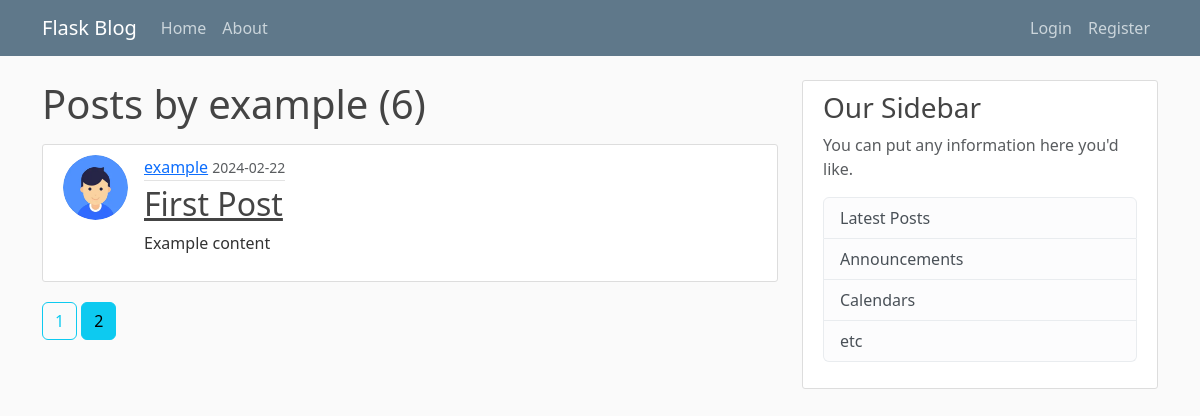
/user/example?page=2, run on the app's committed database.
### flaskblog/models.py (models this page shows, shortened)
class User(db.Model, UserMixin):
    id = db.Column(db.Integer, primary_key=True)
    username = db.Column(db.String(20), unique=True, nullable=False)
    email = db.Column(db.String(120), unique=True, nullable=False)
    image_file = db.Column(db.String(20), nullable=False, default='default.jpg')
    password = db.Column(db.String(60), nullable=False)
    posts = db.relationship('Post', backref='author', lazy=True)

class Post(db.Model):
    id = db.Column(db.Integer, primary_key=True)
    title = db.Column(db.String(100), nullable=False)
    date_posted = db.Column(db.DateTime, nullable=False, default=datetime.utcnow)
    content = db.Column(db.Text, nullable=False)
    user_id = db.Column(db.Integer, db.ForeignKey('user.id'), nullable=False)

### flaskblog/routes.py (the view)
@app.route("/user/<string:username>")
def user_posts(username):
    page = request.args.get('page', 1, type= int)
    user = User.query.filter_by(username= username).first_or_404()
    posts = Post.query.filter_by(author= user)\
        .order_by(Post.date_posted.desc())\
        .paginate(page= page, per_page= 5)
    return render_template('user_posts.html', posts= posts, user= user)

### flaskblog/templates/user_posts.html
{% extends 'layout.html' %}
{% block content %}
    <h1 class= "mb-3">Posts by {{ user.username }} ({{ posts.total }}) </h1>
    {% for post in posts.items %}
        <article class="media content-section" style= "display: flex;">
            <img class= "rounded-circle article-img" src= "{{ url_for('static', filename= 'profile_pics/' + post.author.image_file) }}">
            <div class="media-body">
            <div class="article-metadata">
                <a class="mr-2" href="{{ url_for('user_posts', username= post.author.username) }}">{{ post.author.username }}</a>
                <small class="text-muted">{{ post.date_posted.strftime('%Y-%m-%d') }}</small>
            </div>
            <h2><a class="article-title" href="{{ url_for('post', post_id= post.id) }}">{{ post.title }}</a></h2>
            <p class="article-content">{{ post.content }}</p>
            </div>
        </article>
    {% endfor %}
    {% for page_num in posts.iter_pages( left_edge= 1, right_edge= 1, left_current= 1, right_current= 1 ) %}
        {% if page_num %}
            {% if posts.page == page_num %}
                <a class= "btn btn-info mb-4" href= "{{ url_for('user_posts', username= user.username, page= page_num) }}"> {{ page_num }} </a>
            {% else %}
                <a class= "btn btn-outline-info mb-4" href= "{{ url_for('user_posts', username= user.username, page= page_num) }}"> {{ page_num }} </a>
            {% endif %}
        {% else %}
            ...
        {% endif %}
    {% endfor %}
{% endblock content %}

### flaskblog/static/main.css (style rules this page uses)
body { background: #fafafa; color: #333333; margin-top: 5rem; }
h1, h2, h3, h4, h5, h6 { color: #444444; }
.content-section { background: #ffffff; padding: 10px 20px; border: 1px solid #dddddd; border-radius: 3px; margin-bottom: 20px; }
.article-title { color: #444444; }
.article-content { white-space: pre-line; }
.article-img { height: 65px; width: 65px; margin-right: 16px; }
.article-metadata { padding-bottom: 1px; margin-bottom: 4px; border-bottom: 1px solid #e3e3e3 }

### data on the page
User: username "example"
Post: image_file (picture), author.username "example", date_posted "2024-02-22", title "First Post", content "Example content"

### other printed values
{{ posts.total }} "6"
{{ page_num }} "1"
{{ page_num }} "2"
